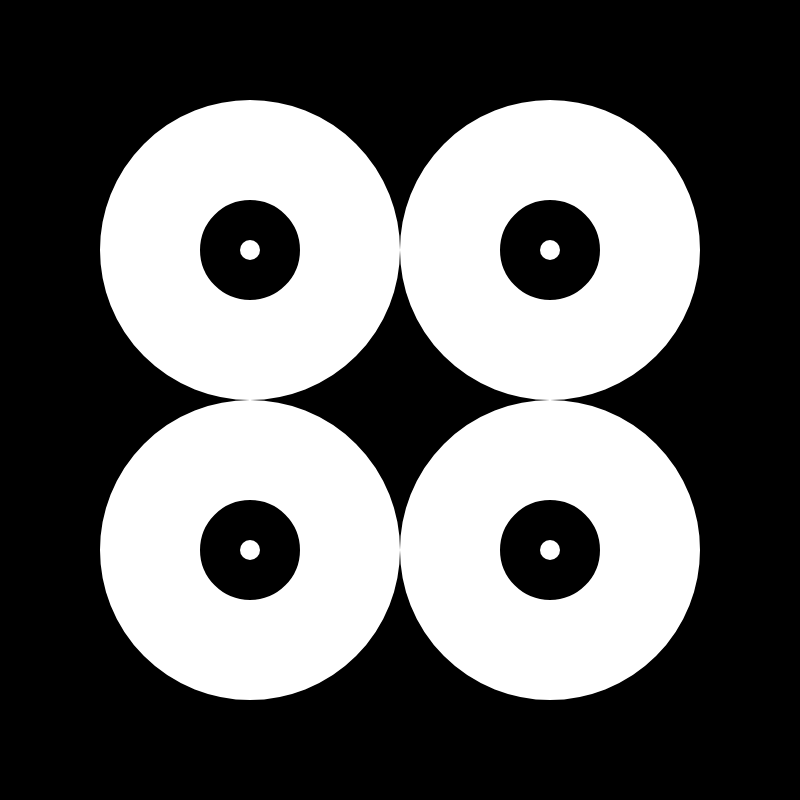
Frame 1 (no input)
Frame 60 (no input): identical to frame 1, image omitted
Frame 120 (the mouse pressed at the canvas centre since frame 60): identical to frame 1, image omitted

The p5.js sketch that drew this single still picture (run headless with seeded random() and noise() and a simulated clock; from frame 60 on, the mouse is pressed at the canvas centre):

// p5.js sketch
// ── sketch.js
// OCCHIO DI BUE
// forma/ellisse/stroke V

// esercizio by Benedetta Borghi based on @Fupete sketch's
// 2019 © Benedetta Borghi, Daniele @Fupete and the course DSII2019 at DESIGN.unirsm 
// github.com/dsii-2020-unirsm — github.com/fupete
// Educational purposes, MIT License, 2020, San Marino

// keys:
// Key [SPACE] ... hints ON/OFF

let myBoolean = false;
let pad = 150;
let diam = 100;

function setup() {
  createCanvas(800, 800); 
  pixelDensity(displayDensity());
  
  // stile
  stroke(255);
  strokeWeight(200);
  noFill();
}

function draw() {
  background(0);
  
  // usa il "pad" per calcolare dove posizionare 
  // i quattro elementiCircolari...
  translate(width/2-pad, height/2-pad);
  elementoCircolare (diam);
  translate (pad*2, 0);
  elementoCircolare (diam);
  translate(0, pad*2);
  elementoCircolare (diam);
  translate (-pad*2, 0);
  elementoCircolare (diam);
}

function elementoCircolare(d) {
  // funzione di generazione degli elementi circolari
  // fatti da un ellisse di diametro d e
  // da un punto... 
  ellipse (0, 0, d, d);
  punto();
}

function punto() {
  // funzione di generazione dei punti
  // fatti da piccoli ellissi pieni 
  // usiamo push/pop style per non cambiare
  // la formattazione generale
  push();
  fill(255);
  noStroke();
  ellipse(0, 0, 20, 20);
  pop();
}

function keyPressed() {
  if (key == ' ') hints = !hints;
}
